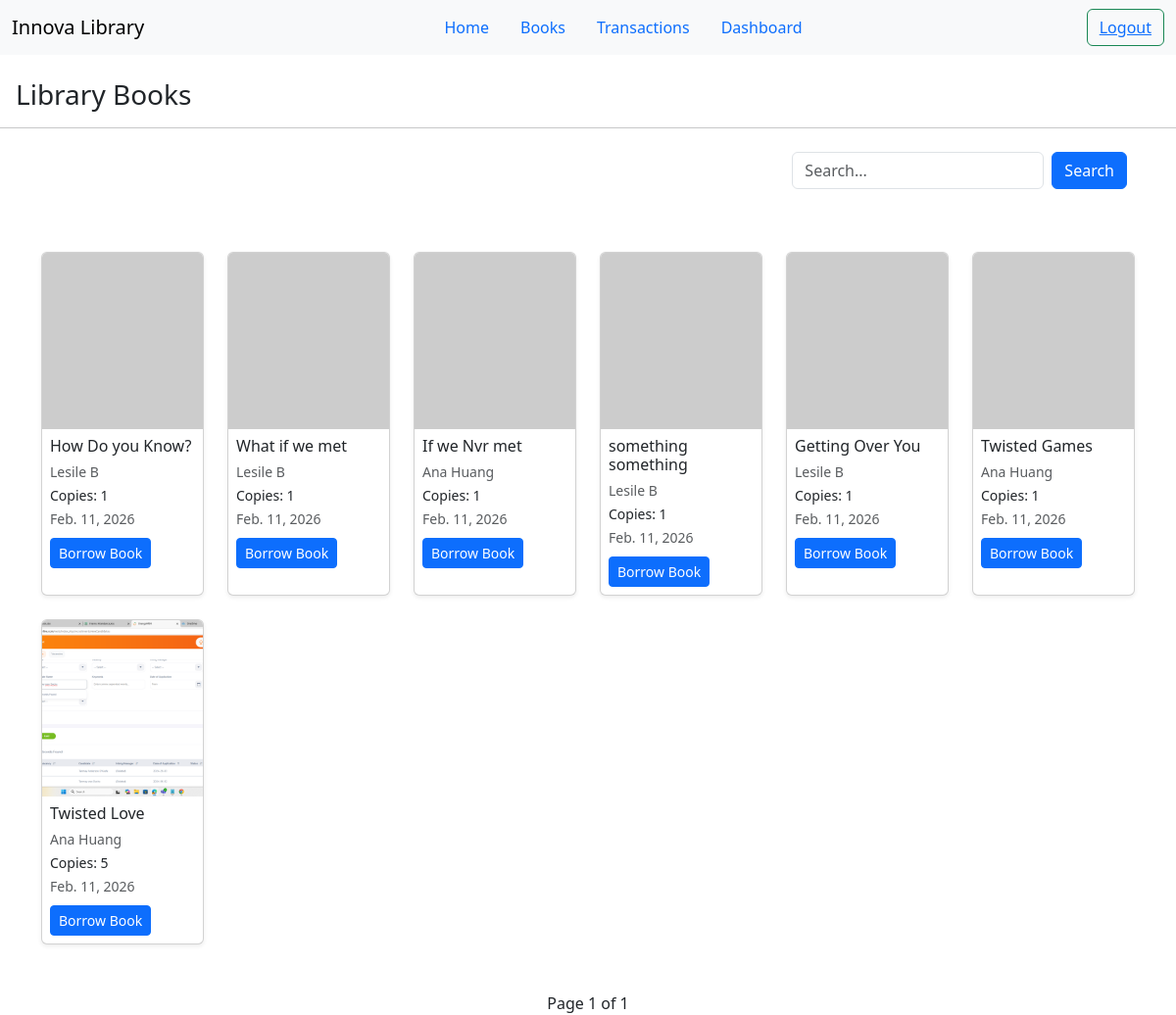
/books/ (signed in), run on the app's committed database.
### books/models.py (models this page shows, shortened)
class Book(models.Model):
    title = models.CharField(max_length=100)
    author = models.ForeignKey(Author,on_delete=models.CASCADE)
    published_date = models.DateField()
    isbn = models.CharField(max_length=20)
    available_copies = models.IntegerField(default=1)
    image = models.ImageField(upload_to='book_images/',null=True,blank=True)
    class Meta:
        ordering = ("-id",)  # newest first; or use ("-id",) if no created_at
        indexes = [
            models.Index(fields=["-id"]),  # makes ORDER BY fast
        ]

class Author(models.Model):
    name = models.CharField(max_length=100)

### books/views.py (the view, shortened to what this page needs)
# urls.py: path('books/',all_books,name='books'),
@login_required(login_url='login')
def all_books(request):
    books = Book.objects.select_related('author').all()
    paginator = Paginator(books, 12)
    page_number = request.GET.get('page')
    books = paginator.get_page(page_number)
    return render(request, 'all_books.html', {"books": books})

### books/templates/all_books.html (shortened to what this page needs)
{% extends 'base.html' %}
{% block content %}
<h3 class="mt-4 mx-3">Library Books</h3>
<hr>
<div class="container mt-4 d-flex justify-content-end">
    <form method="post" class="d-flex mb-4">
        <input type="text" class="form-control mb-3" name="search" placeholder="Search...">
        <button type="submit" class="btn btn-primary mb-3 mx-2">Search</button>
    </form>
</div>
<div class="container mt-4">
    <div class="row">
        {% for book in books %}
        <div class="col-lg-2 col-md-3 col-sm-4 col-6 mb-4">
            <div class="card h-100 shadow-sm position-relative">
                {% if book.image %}
                <img src="{{ book.image.url }}" class="card-img-top" loading="lazy"
                    style="height: 180px; object-fit: cover;" alt="{{ book.title }}">
                {% else %}
                <img src="https://via.placeholder.com/150" class="card-img-top" loading="lazy"
                    style="height: 180px; object-fit: cover;">
                {% endif %}
                <div class="card-body p-2">
                    <h6 class="card-title mb-1">{{ book.title }}</h6>
                    <small class="text-muted">{{ book.author.name }}</small><br>
                    <small>Copies: {{ book.available_copies }}</small><br>
                    <small class="text-muted">{{ book.published_date }}</small>
                    <a href="{% url 'borrow_book' book.id %}" class="btn btn-sm btn-primary mt-2">
                        Borrow Book
                    </a>
                </div>
            </div>
        </div>
        {% empty %}
        <p class="text-center">No books available.</p>
        {% endfor %}
    </div>
    <div class="d-flex justify-content-center mt-4">
        <span class="mx-2">Page {{ books.number }} of {{ books.paginator.num_pages }}</span>
    </div>
</div>
{% endblock %}

### data on the page
Book: title "How Do you Know?", author.name "Lesile B", available_copies "1", published_date "Feb. 11, 2026"
Book: title "What if we met", author.name "Lesile B", available_copies "1", published_date "Feb. 11, 2026"
Book: title "If we Nvr met", author.name "Ana Huang", available_copies "1", published_date "Feb. 11, 2026"
Book: title "something something", author.name "Lesile B", available_copies "1", published_date "Feb. 11, 2026"
Book: title "Getting Over You", author.name "Lesile B", available_copies "1", published_date "Feb. 11, 2026"
Book: title "Twisted Games", author.name "Ana Huang", available_copies "1", published_date "Feb. 11, 2026"
Book: image (picture), title "Twisted Love", author.name "Ana Huang", available_copies "5", published_date "Feb. 11, 2026"

### other printed values
{{ books.number }} "1"
{{ books.paginator.num_pages }} "1"
